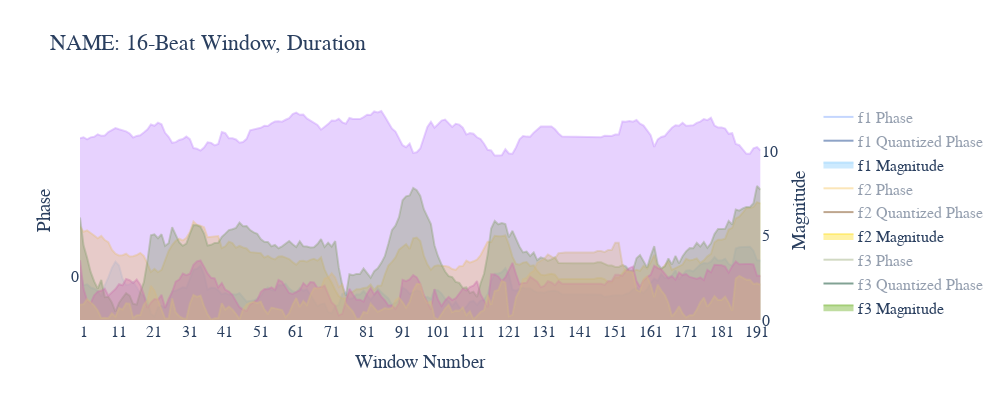

The notebook cell saved with this chart:
### Code cell
Graph.make_panorama(df=master_df, title=title, savehtml=None)

### Figure 1 — Plotly figure (JSON) as saved in the notebook; plotly's stock layout.template omitted (floating-point values rounded to 4 significant figures; data arrays with more than 128 entries replaced by an {"elided": "..."} marker saying what was removed)
{"data": [{"customdata": {"elided": "193 str values"}, "hovertemplate": "Measure Range: %{customdata} <br>Phase: %{y}<br>Original Array: %{text}", "line": {"color": "rgba(61,122,253,0.6)"}, "mode": "lines", "name": "f1 Phase", "text": {"elided": "193 str values"}, "type": "scatter", "visible": "legendonly", "xaxis": "x", "y": {"elided": "193 float values"}, "yaxis": "y"}, {"customdata": {"elided": "193 str values"}, "hovertemplate": "Measure Range: %{customdata} <br>Quantized Phase: %{y}<br>Original Array: %{text}", "line": {"color": "rgba(30,72,143,1)"}, "mode": "lines", "name": "f1 Quantized Phase", "text": {"elided": "193 str values"}, "type": "scatter", "visible": "legendonly", "xaxis": "x", "y": {"elided": "193 int values"}, "yaxis": "y"}, {"customdata": {"elided": "193 str values"}, "dy": 2, "fill": "tozeroy", "fillcolor": "rgba(130,202,252,0.4)", "hovertemplate": "Measure Range: %{customdata} <br>Magnitude: %{y}<br>Original Array: %{text}", "line": {"color": "rgba(130,202,252,0.4)"}, "mode": "lines", "name": "f1 Magnitude", "text": {"elided": "193 str values"}, "type": "scatter", "xaxis": "x", "y": {"elided": "193 float values"}, "y0": 0, "yaxis": "y2"}, {"customdata": {"elided": "193 str values"}, "hovertemplate": "Measure Range: %{customdata} <br>Phase: %{y}<br>Original Array: %{text}", "line": {"color": "rgba(242,171,21,0.6)"}, "mode": "lines", "name": "f2 Phase", "text": {"elided": "193 str values"}, "type": "scatter", "visible": "legendonly", "xaxis": "x", "y": {"elided": "193 float values"}, "yaxis": "y"}, {"customdata": {"elided": "193 str values"}, "hovertemplate": "Measure Range: %{customdata} <br>Quantized Phase: %{y}<br>Original Array: %{text}", "line": {"color": "rgba(127,78,30,1)"}, "mode": "lines", "name": "f2 Quantized Phase", "text": {"elided": "193 str values"}, "type": "scatter", "visible": "legendonly", "xaxis": "x", "y": {"elided": "193 int values"}, "yaxis": "y"}, {"customdata": {"elided": "193 str values"}, "dy": 2, "fill": "tozeroy", "fillcolor": "rgba(255,223,34,0.4)", "hovertemplate": "Measure Range: %{customdata} <br>Magnitude: %{y}<br>Original Array: %{text}", "line": {"color": "rgba(255,223,34,0.4)"}, "mode": "lines", "name": "f2 Magnitude", "text": {"elided": "193 str values"}, "type": "scatter", "xaxis": "x", "y": {"elided": "193 float values"}, "y0": 0, "yaxis": "y2"}, {"customdata": {"elided": "193 str values"}, "hovertemplate": "Measure Range: %{customdata} <br>Phase: %{y}<br>Original Array: %{text}", "line": {"color": "rgba(105,131,57,0.6)"}, "mode": "lines", "name": "f3 Phase", "text": {"elided": "193 str values"}, "type": "scatter", "visible": "legendonly", "xaxis": "x", "y": {"elided": "193 float values"}, "yaxis": "y"}, {"customdata": {"elided": "193 str values"}, "hovertemplate": "Measure Range: %{customdata} <br>Quantized Phase: %{y}<br>Original Array: %{text}", "line": {"color": "rgba(5,71,42,1)"}, "mode": "lines", "name": "f3 Quantized Phase", "text": {"elided": "193 str values"}, "type": "scatter", "visible": "legendonly", "xaxis": "x", "y": {"elided": "193 int values"}, "yaxis": "y"}, {"customdata": {"elided": "193 str values"}, "dy": 2, "fill": "tozeroy", "fillcolor": "rgba(99,171,21,0.4)", "hovertemplate": "Measure Range: %{customdata} <br>Magnitude: %{y}<br>Original Array: %{text}", "line": {"color": "rgba(99,171,21,0.4)"}, "mode": "lines", "name": "f3 Magnitude", "text": {"elided": "193 str values"}, "type": "scatter", "xaxis": "x", "y": {"elided": "193 float values"}, "y0": 0, "yaxis": "y2"}, {"customdata": {"elided": "193 str values"}, "hovertemplate": "Measure Range: %{customdata} <br>Phase: %{y}<br>Original Array: %{text}", "line": {"color": "rgba(212,106,126,0.6)"}, "mode": "lines", "name": "f4 Phase", "text": {"elided": "193 str values"}, "type": "scatter", "visible": "legendonly", "xaxis": "x", "y": {"elided": "193 float values"}, "yaxis": "y"}, {"customdata": {"elided": "193 str values"}, "hovertemplate": "Measure Range: %{customdata} <br>Quantized Phase: %{y}<br>Original Array: %{text}", "line": {"color": "rgba(117,8,81,1)"}, "mode": "lines", "name": "f4 Quantized Phase", "text": {"elided": "193 str values"}, "type": "scatter", "visible": "legendonly", "xaxis": "x", "y": {"elided": "193 int values"}, "yaxis": "y"}, {"customdata": {"elided": "193 str values"}, "dy": 2, "fill": "tozeroy", "fillcolor": "rgba(207,98,117,0.4)", "hovertemplate": "Measure Range: %{customdata} <br>Magnitude: %{y}<br>Original Array: %{text}", "line": {"color": "rgba(207,98,117,0.4)"}, "mode": "lines", "name": "f4 Magnitude", "text": {"elided": "193 str values"}, "type": "scatter", "xaxis": "x", "y": {"elided": "193 float values"}, "y0": 0, "yaxis": "y2"}, {"customdata": {"elided": "193 str values"}, "hovertemplate": "Measure Range: %{customdata} <br>Phase: %{y}<br>Original Array: %{text}", "line": {"color": "rgba(133,103,152,0.6)"}, "mode": "lines", "name": "f5 Phase", "text": {"elided": "193 str values"}, "type": "scatter", "visible": "legendonly", "xaxis": "x", "y": {"elided": "193 float values"}, "yaxis": "y"}, {"customdata": {"elided": "193 str values"}, "hovertemplate": "Measure Range: %{customdata} <br>Quantized Phase: %{y}<br>Original Array: %{text}", "line": {"color": "rgba(67,5,65,1)"}, "mode": "lines", "name": "f5 Quantized Phase", "text": {"elided": "193 str values"}, "type": "scatter", "visible": "legendonly", "xaxis": "x", "y": {"elided": "193 int values"}, "yaxis": "y"}, {"customdata": {"elided": "193 str values"}, "dy": 2, "fill": "tozeroy", "fillcolor": "rgba(196,142,253,0.4)", "hovertemplate": "Measure Range: %{customdata} <br>Magnitude: %{y}<br>Original Array: %{text}", "line": {"color": "rgba(196,142,253,0.4)"}, "mode": "lines", "name": "f5 Magnitude", "text": {"elided": "193 str values"}, "type": "scatter", "xaxis": "x", "y": {"elided": "193 float values"}, "y0": 0, "yaxis": "y2"}, {"customdata": {"elided": "193 str values"}, "hovertemplate": "Measure Range: %{customdata} <br>Phase: %{y}<br>Original Array: %{text}", "line": {"color": "rgba(127,104,78,0.6)"}, "mode": "lines", "name": "f6 Phase", "text": {"elided": "193 str values"}, "type": "scatter", "visible": "legendonly", "xaxis": "x", "y": {"elided": "193 float values"}, "yaxis": "y"}, {"customdata": {"elided": "193 str values"}, "hovertemplate": "Measure Range: %{customdata} <br>Quantized Phase: %{y}<br>Original Array: %{text}", "line": {"color": "rgba(65,2,0,1)"}, "mode": "lines", "name": "f6 Quantized Phase", "text": {"elided": "193 str values"}, "type": "scatter", "visible": "legendonly", "xaxis": "x", "y": {"elided": "193 int values"}, "yaxis": "y"}, {"customdata": {"elided": "193 str values"}, "dy": 2, "fill": "tozeroy", "fillcolor": "rgba(211,182,131,0.4)", "hovertemplate": "Measure Range: %{customdata} <br>Magnitude: %{y}<br>Original Array: %{text}", "line": {"color": "rgba(211,182,131,0.4)"}, "mode": "lines", "name": "f6 Magnitude", "text": {"elided": "193 str values"}, "type": "scatter", "xaxis": "x", "y": {"elided": "193 float values"}, "y0": 0, "yaxis": "y2"}], "layout": {"autosize": false, "font": {"family": "Courier New, monospace", "size": 16}, "height": 400, "hoverlabel": {"font": {"size": 16}}, "plot_bgcolor": "rgb(255,255,255)", "title": {"text": "NAME: 16-Beat Window, Duration"}, "width": 1000, "xaxis": {"anchor": "y", "domain": [0, 0.94], "dtick": 10, "showgrid": false, "tick0": 1, "title": {"text": "Window Number"}}, "yaxis": {"anchor": "x", "domain": [0, 1], "dtick": 30, "gridcolor": "rgb(222,222,222)", "nticks": 13, "showgrid": true, "tick0": -180, "title": {"text": "Phase"}}, "yaxis2": {"anchor": "x", "nticks": 6, "overlaying": "y", "showgrid": false, "side": "right", "title": {"text": "Magnitude"}}}}
